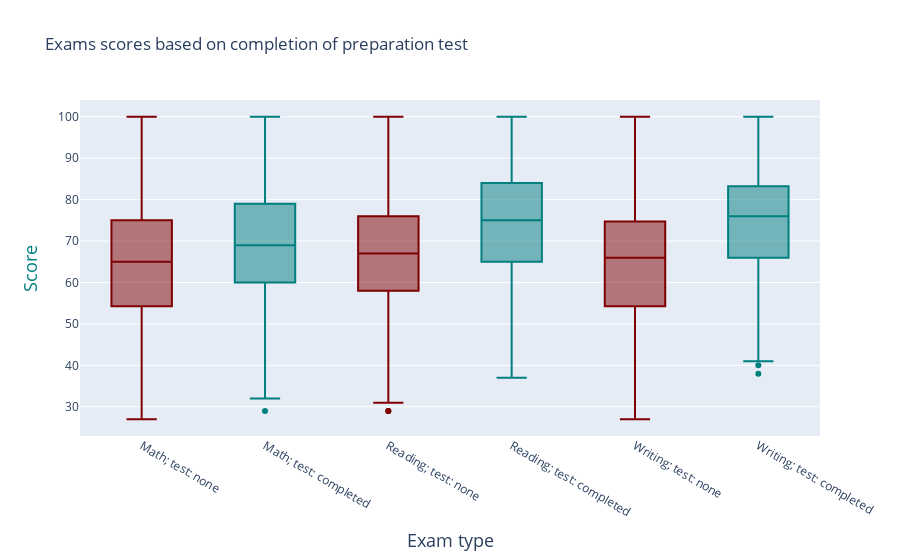

Write notebook code for a chart like this one.
### Markdown cell above
All P-Values are <0.05 - let's look at their graphical distribution.

### Code cell
# Create a variable to hold the values to be ploted
to_plot = []
# This contains main dataset indexing and plot dataset creation in a single line
to_plot.append(Box( y=test_none['math score'], name="Math; test: none", showlegend=False, marker_color = '#7f0000' ) )
to_plot.append(Box( y=test_comp['math score'], name="Math; test: completed", showlegend=False, marker_color = '#007f7f' ) )
to_plot.append(Box( y=test_none['reading score'], name="Reading; test: none", showlegend=False, marker_color = '#7f0000' ) )
to_plot.append(Box( y=test_comp['reading score'], name="Reading; test: completed", showlegend=False, marker_color = '#007f7f' ) )
to_plot.append(Box( y=test_none['writing score'], name="Writing; test: none", showlegend=False, marker_color = '#7f0000' ) )
to_plot.append(Box( y=test_comp['writing score'], name="Writing; test: completed", showlegend=False, marker_color = '#007f7f' ) )

# Layout, descriptions of the plot's style

layout = Layout(
    title="Exams scores based on completion of preparation test",
    xaxis=dict(
        title="Exam type",
        titlefont=dict(
            size=18,
            #color='#7f0000'
        )
    ),
    yaxis=dict(
        title="Score",
        titlefont=dict(
            size=18,
            color='#007f7f'
        )
    ),
)

# This is where the plotting happens
# We call an offline plot module from the plotly library
# We tell it, that data to be plotted is contained in the to_plot variable and 
# the style of the plot is described in the layout variable

plotly.offline.iplot({
    "data": to_plot,
    "layout": layout
})

### Figure 1 — Plotly figure (JSON) as saved in the notebook; plotly's stock layout.template omitted (floating-point values rounded to 4 significant figures; data arrays with more than 128 entries replaced by an {"elided": "..."} marker saying what was removed)
{"data": [{"marker": {"color": "#7f0000"}, "name": "Math; test: none", "showlegend": false, "type": "box", "y": {"elided": "631 int values"}}, {"marker": {"color": "#007f7f"}, "name": "Math; test: completed", "showlegend": false, "type": "box", "y": {"elided": "357 int values"}}, {"marker": {"color": "#7f0000"}, "name": "Reading; test: none", "showlegend": false, "type": "box", "y": {"elided": "631 int values"}}, {"marker": {"color": "#007f7f"}, "name": "Reading; test: completed", "showlegend": false, "type": "box", "y": {"elided": "357 int values"}}, {"marker": {"color": "#7f0000"}, "name": "Writing; test: none", "showlegend": false, "type": "box", "y": {"elided": "631 int values"}}, {"marker": {"color": "#007f7f"}, "name": "Writing; test: completed", "showlegend": false, "type": "box", "y": {"elided": "357 int values"}}], "layout": {"title": {"text": "Exams scores based on completion of preparation test"}, "xaxis": {"title": {"font": {"size": 18}, "text": "Exam type"}}, "yaxis": {"title": {"font": {"color": "#007f7f", "size": 18}, "text": "Score"}}}}
